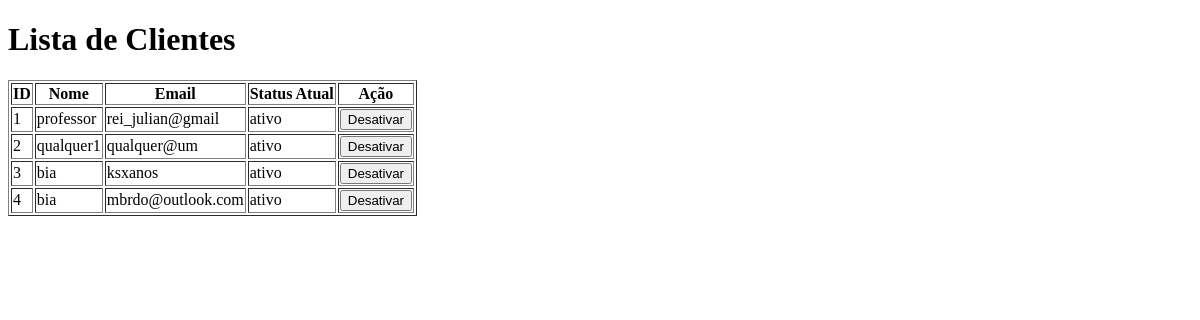
The app's page /listar_clientes, older data.
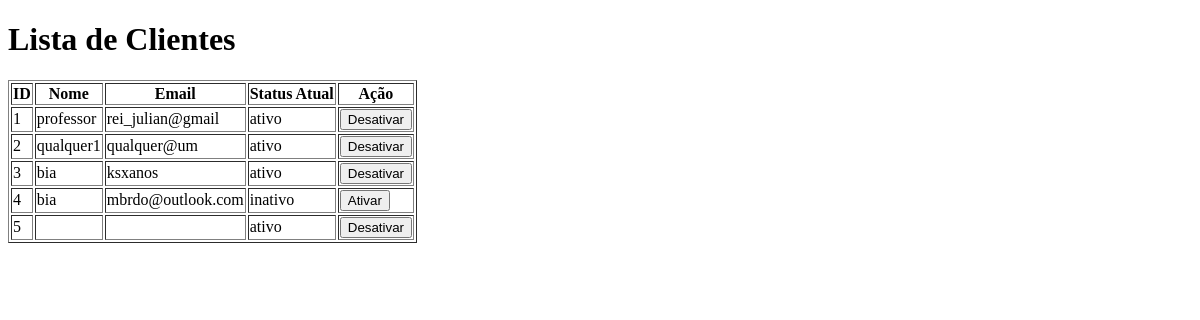
The same page, newer data.
### app/models.py (models this page shows)
class Cliente(db.Model):
    id = db.Column(db.Integer, primary_key=True) # Cada usuario tera um id unico
    cliente_nome = db.Column(db.String(80), nullable=False) # Nao pode estar vazio
    cliente_email = db.Column(db.String(320), unique=True, nullable=False)
    cliente_senha = db.Column(db.String(128))
    cliente_status = db.Column(db.String(10), nullable=False, default='ativo')

### app/routes.py (the view)
@main_bp.route('/listar_clientes')
def listar_clientes():
    clientes = Cliente.query.all()
    return render_template('listar_clientes.html', clientes=clientes)

### app/templates/listar_clientes.html (shortened to what this page needs)
<!DOCTYPE html>
<html lang="pt-BR">
<head>
</head>
<body>
    <h1>Lista de Clientes</h1>
    <table border="1">
        <thead>
            <tr>
                <th>ID</th>
                <th>Nome</th>
                <th>Email</th>
                <th>Status Atual</th>
                <th>Ação</th>
            </tr>
        </thead>
        <tbody>
            {% for cliente in clientes %}
            <tr>
                <td>{{ cliente.id }}</td>
                <td>{{ cliente.cliente_nome }}</td>
                <td>{{ cliente.cliente_email }}</td>
                <td>{{ cliente.cliente_status }}</td>
                <td>
                    <form action="{{ url_for('main.alternar_status', cliente_id=cliente.id) }}" method="POST">
                        <button type="submit">
                            {% if cliente.cliente_status == 'ativo' %}
                                Desativar
                            {% else %}
                                Ativar
                            {% endif %}
                        </button>
                    </form>
                </td>
            </tr>
            {% endfor %}
        </tbody>
    </table>
</body>
</html>

Row changes from the older to the newer data that the page shows:
changed Cliente "mbrdo@outlook.com": cliente_status "ativo" → "inativo"; cliente_status "Desativar" → "Ativar"
added Cliente: id "5", cliente_status "ativo", shows "Desativar"
